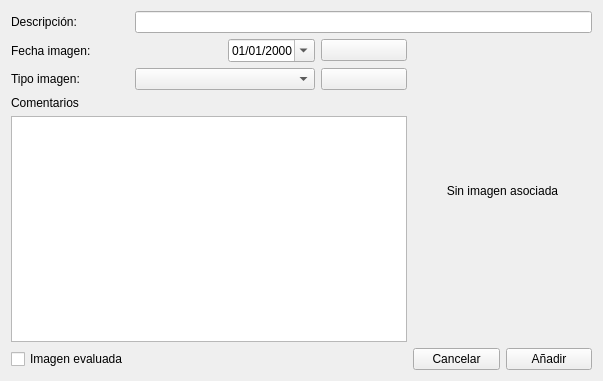
<?xml version="1.0" encoding="UTF-8"?>
<ui version="4.0">
 <class>FrmAnadirImagen</class>
 <widget class="QWidget" name="FrmAnadirImagen">
  <property name="windowModality">
   <enum>Qt::NonModal</enum>
  </property>
  <property name="geometry">
   <rect>
    <x>0</x>
    <y>0</y>
    <width>603</width>
    <height>381</height>
   </rect>
  </property>
  <property name="windowTitle">
   <string>Añadir imagen a episodio.</string>
  </property>
  <property name="windowIcon">
   <iconset resource="terra.qrc">
    <normaloff>:/Icons/PNG/terra.png</normaloff>:/Icons/PNG/terra.png</iconset>
  </property>
  <layout class="QGridLayout" name="gridLayout">
   <item row="1" column="0" colspan="2">
    <widget class="QLabel" name="label_3">
     <property name="text">
      <string>Fecha imagen:</string>
     </property>
    </widget>
   </item>
   <item row="1" column="3">
    <widget class="QPushButton" name="pushButton_BuscarImagen">
     <property name="toolTip">
      <string>Vincular imagen</string>
     </property>
     <property name="text">
      <string/>
     </property>
     <property name="icon">
      <iconset resource="terra.qrc">
       <normaloff>:/Icons/PNG/importar.png</normaloff>:/Icons/PNG/importar.png</iconset>
     </property>
     <property name="iconSize">
      <size>
       <width>24</width>
       <height>24</height>
      </size>
     </property>
    </widget>
   </item>
   <item row="0" column="1" colspan="5">
    <widget class="QLineEdit" name="txtDescripcion"/>
   </item>
   <item row="0" column="0">
    <widget class="QLabel" name="label">
     <property name="text">
      <string>Descripción:</string>
     </property>
    </widget>
   </item>
   <item row="5" column="4">
    <widget class="QPushButton" name="pushButton_Cancelar">
     <property name="text">
      <string>Cancelar</string>
     </property>
     <property name="icon">
      <iconset resource="terra.qrc">
       <normaloff>:/Icons/PNG/Delete.png</normaloff>:/Icons/PNG/Delete.png</iconset>
     </property>
    </widget>
   </item>
   <item row="3" column="0" colspan="2">
    <widget class="QLabel" name="label_2">
     <property name="text">
      <string>Comentarios</string>
     </property>
    </widget>
   </item>
   <item row="2" column="1" colspan="2">
    <widget class="QComboBox" name="comboBox_TipoImagen"/>
   </item>
   <item row="5" column="5">
    <widget class="QPushButton" name="pushButton__Anadir">
     <property name="text">
      <string>Añadir</string>
     </property>
     <property name="icon">
      <iconset resource="terra.qrc">
       <normaloff>:/Icons/PNG/add.png</normaloff>:/Icons/PNG/add.png</iconset>
     </property>
    </widget>
   </item>
   <item row="2" column="0">
    <widget class="QLabel" name="label_4">
     <property name="text">
      <string>Tipo imagen:</string>
     </property>
    </widget>
   </item>
   <item row="2" column="3">
    <widget class="QPushButton" name="pushButton_4">
     <property name="toolTip">
      <string>Borrar imagen</string>
     </property>
     <property name="text">
      <string/>
     </property>
     <property name="icon">
      <iconset resource="terra.qrc">
       <normaloff>:/Icons/PNG/Delete.png</normaloff>:/Icons/PNG/Delete.png</iconset>
     </property>
     <property name="iconSize">
      <size>
       <width>24</width>
       <height>24</height>
      </size>
     </property>
    </widget>
   </item>
   <item row="4" column="0" colspan="4">
    <widget class="QTextEdit" name="textEdit_ComentariosImagen"/>
   </item>
   <item row="1" column="2">
    <widget class="QDateEdit" name="dateEdit_FechaImagen">
     <property name="displayFormat">
      <string>dd/MM/yyyy</string>
     </property>
     <property name="calendarPopup">
      <bool>true</bool>
     </property>
    </widget>
   </item>
   <item row="1" column="4" rowspan="4" colspan="2">
    <widget class="QLabel" name="label_Imagen">
     <property name="text">
      <string>Sin imagen asociada</string>
     </property>
     <property name="alignment">
      <set>Qt::AlignCenter</set>
     </property>
    </widget>
   </item>
   <item row="5" column="0">
    <widget class="QCheckBox" name="checkBox_ImagenEvaluada">
     <property name="text">
      <string>Imagen evaluada</string>
     </property>
    </widget>
   </item>
  </layout>
 </widget>
 <tabstops>
  <tabstop>txtDescripcion</tabstop>
  <tabstop>dateEdit_FechaImagen</tabstop>
  <tabstop>comboBox_TipoImagen</tabstop>
  <tabstop>textEdit_ComentariosImagen</tabstop>
  <tabstop>checkBox_ImagenEvaluada</tabstop>
  <tabstop>pushButton_BuscarImagen</tabstop>
  <tabstop>pushButton_4</tabstop>
  <tabstop>pushButton_Cancelar</tabstop>
  <tabstop>pushButton__Anadir</tabstop>
 </tabstops>
 <resources>
  <include location="terra.qrc"/>
 </resources>
 <connections/>
</ui>
